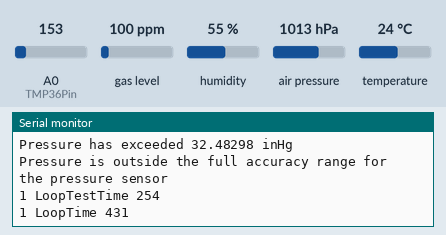
Bench run of a sketch on a simulated Arduino Uno, built with avr-gcc and run on an emulated ATmega328P. Parts: the last lines printed to the serial monitor. Inputs (shaded band) come from the test bench; at power-on: humidity 55 %, A0 (TMP36Pin) = 153, gas level 100 ppm, air pressure 1013 hPa, temperature 24 °C.

Above: at 5.9 s.
6.0 s: humidity set to 91 %
At 9.1 s:
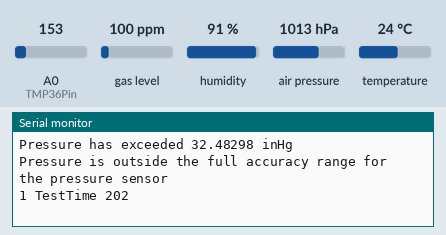
12.0 s: A0 (TMP36Pin) set to 165
At 14.1 s:
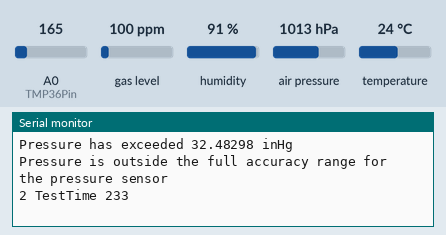
18.0 s: gas level set to 20 ppm
At 19.2 s:
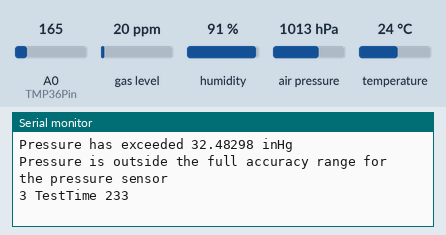
24.0 s: air pressure set to 952 hPa
At 26.5 s:
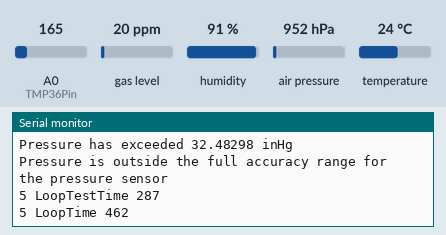
30.0 s: A0 (TMP36Pin) set to 175
At 31.6 s:
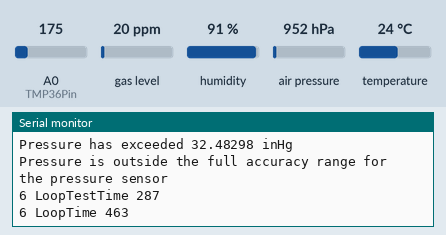
36.0 s: temperature set to 12 °C
At 39.3 s:
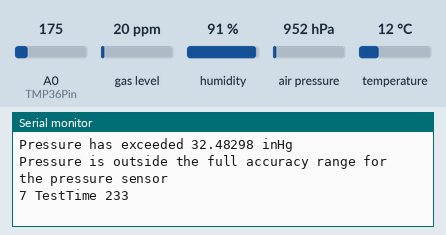
Timing chart, 0 to 40.8 s (numbered marks = the images above; inputs shaded):
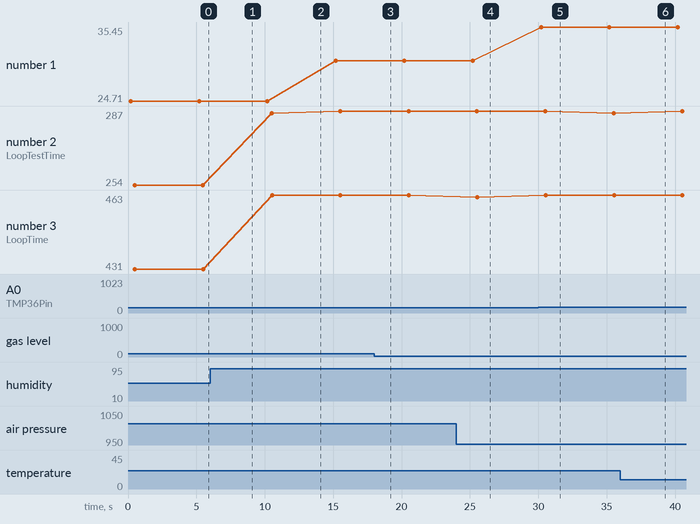

The sketch:

bme680_v3.ino
```cpp
/* Takes temp, pressure, humidity, and gas resistance sampling
 *  Prints sensorID, tick, and sensor data to serial
 *  Temp in degrees Celsius
 *  Relative humidity in %
 *  Barometric pressure in inHg
 *  Gas resistance in KOhms
 *  Individual functions for all test cases (not needed for TC3 - TC6)
 *  Test cases called during every reading
 */
#include <Adafruit_Sensor.h>
#include "Adafruit_BME680.h"

#define MAIN_TESTS_ENABLED true
#define DOWNTIME_TESTS_ENABLED true

#define TEMP_TESTS_ENABLED true
#define HUMIDITY_TESTS_ENABLED true
#define PRESSURE_TESTS_ENABLED true

#define OPERATIONAL_TESTS_ENABLED false
#define RANGE_TESTS_ENABLED false

Adafruit_BME680 bme;
const int TMP36Pin = A0;

int tick = 0;
unsigned int lastReading = millis();
unsigned int readingDelay = 5000;
boolean testsRun = false;

void setup() {
  Serial.begin(9600);
  if(!bme.begin()){
    Serial.println(F("Could not find valid BME680 sensor - check wiring"));
  }else{
    Serial.println(F("Reading begun"));
  }

  //Oversampling & filter initilization - settings from bme680test example
  bme.setTemperatureOversampling(BME680_OS_8X);
  bme.setHumidityOversampling(BME680_OS_2X);
  bme.setPressureOversampling(BME680_OS_4X);
  bme.setIIRFilterSize(BME680_FILTER_SIZE_3);
  bme.setGasHeater(320, 150); // 320*C for 150 ms
}

void loop() {
  unsigned int timeNow = millis();
  unsigned int loopStart = millis();

  if(timeNow - lastReading > readingDelay || tick == 0){
    //Sets internal member variables for BME (temperature, humidity, pressure, gas_resistance)
    if (! bme.performReading()) {
      Serial.println(F("Failed to perform reading :("));
      return;
    }

    //Prints tick
    Serial.print(tick);
    Serial.print(F(" "));

    //SensorID
    Serial.print(F("BME680 "));

    Serial.print(bme.temperature);  //TC3
    Serial.print(F(" "));

    //Pressure reading is in pascals - divide by 3386.39 to get inHg
    Serial.print(bme.pressure / 3386.39, 5);  //TC5
    Serial.print(F(" "));

    Serial.print(bme.humidity); //TC4
    Serial.print(F(" "));

    //Reading is in Ohms, divide by 1000 to get kiloOhms
    Serial.println(bme.gas_resistance / 1000.0, 2); //TC6


    //TMP36
    Serial.print(tick);
    Serial.print(F(" "));

    Serial.print(F("TMP36 "));

    int sensorVal = analogRead(TMP36Pin); //Get ADC reading
    float voltage = (sensorVal / 1024.0) * 5.0; //Convert ADC reading to voltage
    float temp = (voltage - 0.5) * 100; //Convert voltage to temp in Celsius
    Serial.println(temp);

    if(MAIN_TESTS_ENABLED){
      unsigned int loopTestsStart = millis();
      if(TEMP_TESTS_ENABLED){
        tempInRange(bme.temperature);
        tempAboveAccuracyRange(bme.temperature);
        tempAboveOperationalRange(bme.temperature);
        tempBelowAccuracyRange(bme.temperature);
        tempBelowOperationalRange(bme.temperature);
      }
      if(HUMIDITY_TESTS_ENABLED){
        humidityInRange(bme.humidity);
        humidityAboveAccuracyRange(bme.humidity);
        humidityAboveOperationalRange(bme.humidity);
      }
      if(PRESSURE_TESTS_ENABLED){
        pressureInRange(bme.pressure);
        pressureBelowAccuracyRange(bme.pressure);
        pressureAboveAccuracyRange(bme.pressure);
      }
      if(OPERATIONAL_TESTS_ENABLED){
        tempAboveOperationalRange(bme.temperature);
        tempBelowOperationalRange(bme.temperature);
        humidityAboveOperationalRange(bme.humidity);
      }
      if(RANGE_TESTS_ENABLED){
        tempInRange(bme.temperature);
        humidityInRange(bme.humidity);
        pressureInRange(bme.pressure);
      }
      unsigned int loopTestsEnd = millis();
      Serial.print(tick);
      Serial.print(F(" "));
      Serial.print("LoopTestTime ");
      Serial.println(loopTestsEnd - loopTestsStart);
    }

    testsRun = false;
    lastReading = timeNow;  //Reset timer

    unsigned int loopEnd = millis();
    Serial.print(tick);
    Serial.print(F(" "));
    Serial.print("LoopTime ");
    Serial.println(loopEnd - loopStart);
    tick++;
  }else if(!testsRun && DOWNTIME_TESTS_ENABLED){
    delay(2500);
    unsigned int testStart = millis();
    //Downtime testing
    if(TEMP_TESTS_ENABLED){
      tempInRange(bme.temperature);
      tempAboveAccuracyRange(bme.temperature);
      tempAboveOperationalRange(bme.temperature);
      tempBelowAccuracyRange(bme.temperature);
      tempBelowOperationalRange(bme.temperature);
    }
    if(HUMIDITY_TESTS_ENABLED){
      humidityInRange(bme.humidity);
      humidityAboveAccuracyRange(bme.humidity);
      humidityAboveOperationalRange(bme.humidity);
    }
    if(PRESSURE_TESTS_ENABLED){
      pressureInRange(bme.pressure);
      pressureBelowAccuracyRange(bme.pressure);
      pressureAboveAccuracyRange(bme.pressure);
    }
    if(OPERATIONAL_TESTS_ENABLED){
      tempAboveOperationalRange(bme.temperature);
      tempBelowOperationalRange(bme.temperature);
      humidityAboveOperationalRange(bme.humidity);
    }
    if(RANGE_TESTS_ENABLED){
        tempInRange(bme.temperature);
        humidityInRange(bme.humidity);
        pressureInRange(bme.pressure);
    }

    testsRun = true;

    unsigned int testEnd = millis();
    Serial.print(tick - 1);
    Serial.print(F(" "));
    Serial.print(F("TestTime "));
    Serial.println(testEnd - testStart);
  }
}

//TC8 - temp between 0° and 65° (inclusive)
void tempInRange(float temp){
  if(temp >= 0.0 && temp <= 65.0){
    Serial.println(F("Temperature is within the full accuracy range for the humidity and pressure sensors"));
  }
}

//TC9 - temp greater than 65° (exclusive)
void tempAboveAccuracyRange(float temp){
  if(temp > 65.0){
    Serial.println(F("Temperature has exceeded 65° C"));
    Serial.println(F("Temperature is outside the full accuracy range for the humidity and pressure sensors"));
  }
}

//TC10 - temp greater than 85° (exclusive)
void tempAboveOperationalRange(float temp){
  if(temp > 85.0){
    Serial.println(F("Temperature has exceeded 85° C"));
    Serial.println(F("Temperature is outside the operational range for the BME680 sensor"));
  }
}

//TC11 - temp below 0° (exclusive)
void tempBelowAccuracyRange(float temp){
  if(temp < 0.0){
    Serial.println(F("Temperature is below 0° C"));
    Serial.println(F("Temperature is outside the full accuracy range for the humidity and pressure sensors"));
  }
}

//TC12 - temp below -40° (exclusive)
void tempBelowOperationalRange(float temp){
  if(temp < -40.0){
    Serial.println(F("Temperature is below -40° C"));
    Serial.println(F("Temperature is outside the operational range for the BME680"));
  }
}

//TC13 - humidity between 10% and 90% (inclusive)
void humidityInRange(float humidity){
  if(humidity >= 10.0 && humidity <= 90.0){
    Serial.println(F("Humidity is within the full accuracy range for the humidity sensor"));
  }
}

//TC14 - humidity greater than 90% (exclusive)
void humidityAboveAccuracyRange(float humidity){
  if(humidity > 90.0){
    Serial.println(F("Humidity has exceeded 90% rh"));
    Serial.println(F("Humidity is outside the full accuracy range for the humidity sensor"));
  }
}

//TC15 - humidity greater than 95% (exclusive)
void humidityAboveOperationalRange(float humidity){
  if(humidity > 95.0){
    Serial.println(F("Humidity has exceeded 95% rh"));
    Serial.println(F("Humidity is outside the operational range for the gas sensor"));
  }
}

//TC16 - humidity below 10% (exclusive)
void humidityBelowOperationalRange(float humidity){
  if(humidity < 10.0){
    Serial.println(F("Humidity is below 10% rh"));
    Serial.println(F("Humidity is outside the operational range for the gas sensor"));
  }
}

//TC17 - pressure between 8.85899 and 32.48298 (inclusive)
void pressureInRange(float pressure){
  if(pressure >= 8.85899 && pressure <= 32.48298){
    Serial.println(F("Pressure is within the full accuracy range for the pressure sensor"));
  }
}

//TC18 - pressure less than 8.85899 (exclusive)
void pressureBelowAccuracyRange(float pressure){
  if(pressure < 8.85899){
    Serial.println(F("Pressure is below 8.85899 inHg"));
    Serial.println(F("Pressure is outside the full accuracy range for the pressure sensor"));
  }
}

//TC19 - pressure greater than 32.48298 (exclusive)
void pressureAboveAccuracyRange(float pressure){
  if(pressure > 32.48298){
    Serial.println(F("Pressure has exceeded 32.48298 inHg"));
    Serial.println(F("Pressure is outside the full accuracy range for the pressure sensor"));
  }
}
```

Measured:
- after the input at 24.0 s, the serial monitor: prints a new line after 1.2 s (image 4)
- after the input at 30.0 s, the serial monitor: prints a new line after 0.20 s (image 5)
- plotted number 1: 24.71 → 30.57 after the input at 12.0 s, 30.57 → 35.45 after the input at 30.0 s
- plotted number 2: 254 → 286 after the input at 6.0 s
- plotted number 3: 431 → 463 after the input at 6.0 s
